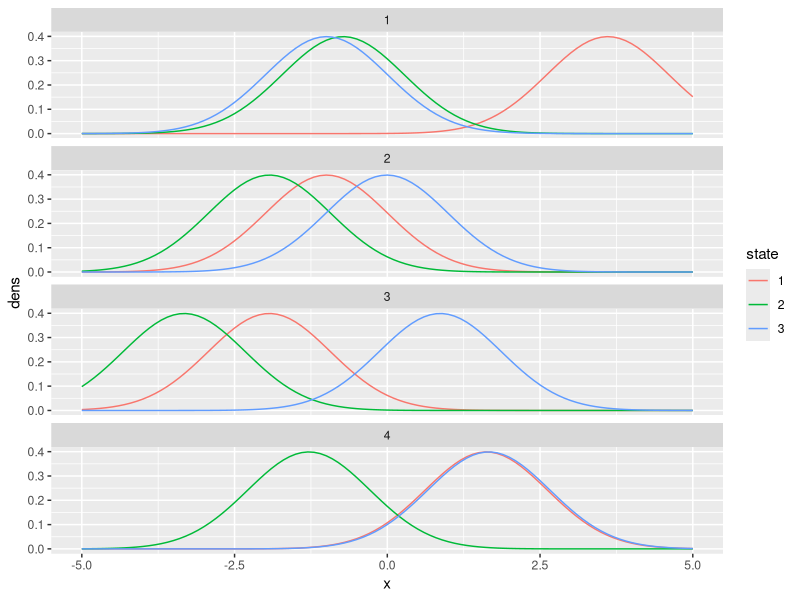
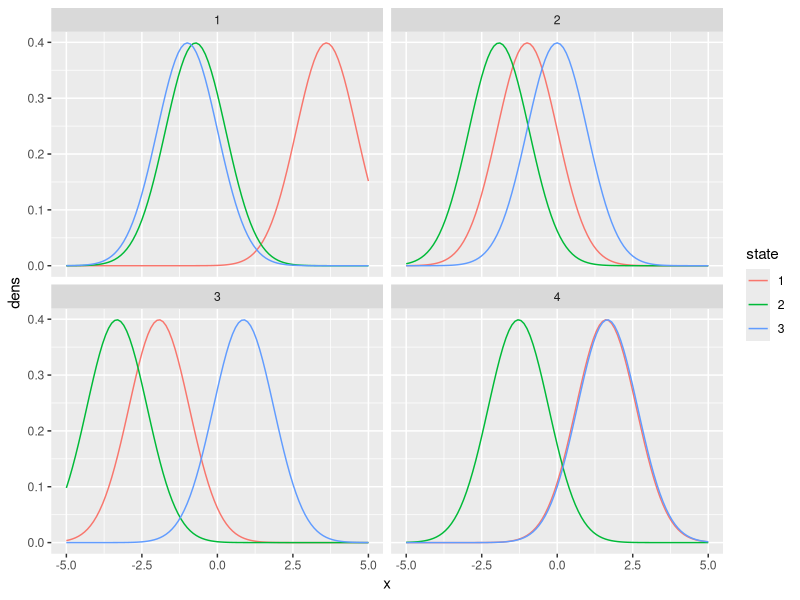
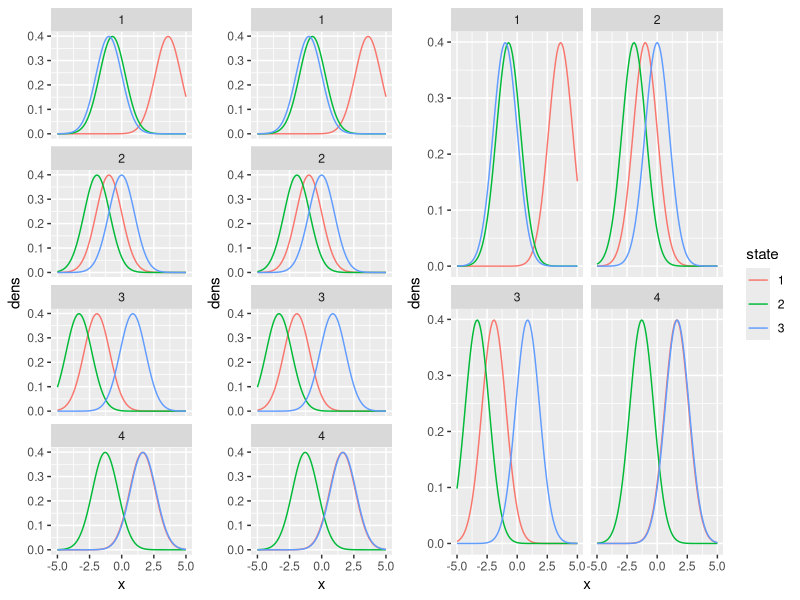
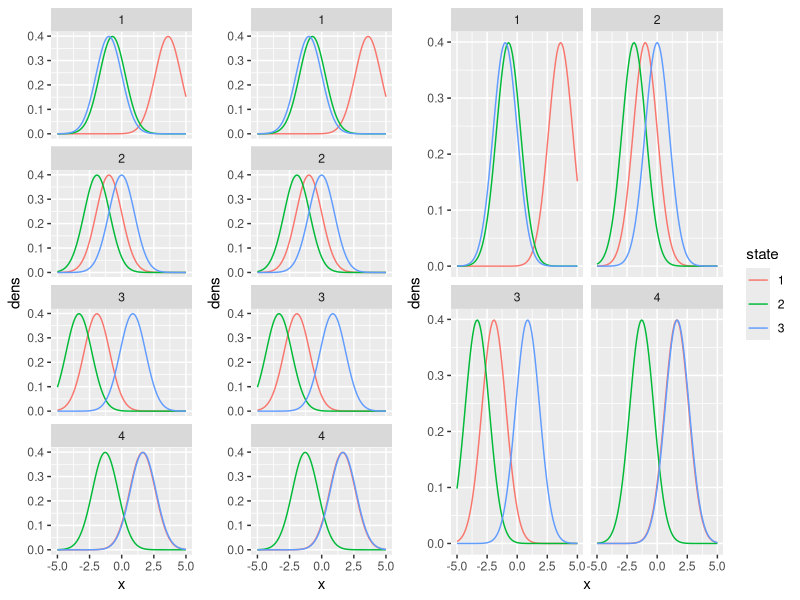
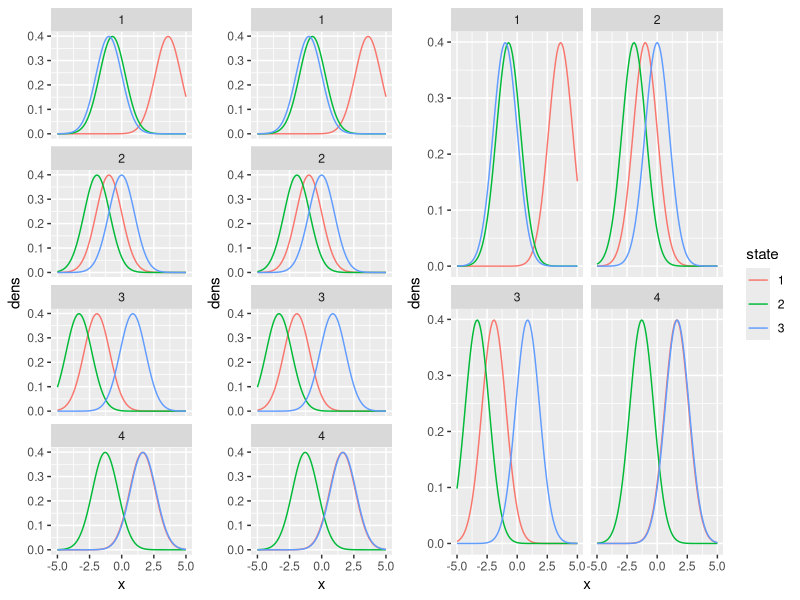

These charts were generated, in order, by the following R code:
n_dep <- 4
m <- 3
KL_div <- 15

makeGGM_KLD <- function(K,
                        p,
                        target_KLD,
                        maxIter=20,
                        init_range = c(-1, 1),
                        sig = 0.25,
                        method = "Nelder-Mead",
                        tol = .001,
                        verbose = FALSE) {
  
  # --- Error Function ---
  
  fn <- function(par, target_KLD, K, p, sig) {
    
    # Create data structure for mixtures
    Sigma <- list()
    for(k in 1:K) Sigma[[k]] <- diag(p)*sig
    
    m_mu <- matrix(par, K, p, byrow=TRUE)
    mu <- list()
    for(k in 1:K) mu[[k]] <- m_mu[k, ]
    
    # Compute all pairwise KLD
    v_KLD <- rep(NA, K*(K-1)/2)
    count <- 1
    for(i in 1:K) {
      for(j in i:K) {
        if(j!=i) {
          v_KLD[count] <-  KLD(mu1 = mu[[i]],
                               mu2 = mu[[j]],
                               sig1 = Sigma[[i]],
                               sig2 = Sigma[[j]])
          count <- count + 1
        }
      }
    }
    
    # Compute Error
    v_error <- (v_KLD - target_KLD)^2
    
    return(sum(v_error))
    
  } # eof
  
  # --- Call Optim ---
  
  conv_err <- 20
  counter <- 1
  while(conv_err > tol) {
    
    n_pars <- K*p # number of mean-parameters
    par <- runif(n_pars, min = init_range[1], max = init_range[2])
    
    out <- optim(par = par,
                 fn = fn,
                 target_KLD = target_KLD,
                 K = K,
                 p = p,
                 sig = sig,
                 method = method)
    
    
    conv_err <- out$value
    if(verbose) print(out$value)
    counter <- counter + 1
    
    if(counter > maxIter) stop(paste0("No convergence after ", maxIter," tries."))
    
  }
  
  # --- Put Parameters in List Structure ---
  
  # Check results:
  m_mu_optim <- matrix(out$par, K, p, byrow=TRUE)
  mu <- list()
  for(k in 1:K) mu[[k]] <- m_mu_optim[k, ]
  Sigma <- list()
  for(k in 1:K) Sigma[[k]] <- diag(p)*sig
  
  outlist <- list("mu" = mu,
                  "Sigma" = Sigma,
                  "fin.error" = out$value,
                  "restarts" = counter)
  
  return(outlist)
  
  
} # eoF

KLD <- function(mu1, mu2, sig1, sig2) {
  
  d <- length(mu1)
  sig1 <- matrix(sig1, d, d)
  sig2 <- matrix(sig2, d, d)
  mu1 <- matrix(mu1, nrow=d)
  mu2 <- matrix(mu2, nrow=d)
  
  kld <- 0.5 * (    log( det(sig2)/det(sig1) )
                    - d
                    + sum(diag(solve(sig2) %*% sig1))
                    + t(mu1 - mu2) %*% solve(sig2) %*% (mu1 - mu2)
  )
  
  as.numeric(kld)
}

means <- makeGGM_KLD(K = m, p = n_dep, target_KLD = KL_div, sig = 1, init_range = c(-5, 5))
means2 <- matrix(unlist(means$mu), ncol = m, nrow = n_dep)
rownames(means2) <- paste0("dep_", 1:n_dep)
colnames(means2) <- paste0("state_", 1:m)

emiss_distr <- rep(list(matrix(, ncol = 2, nrow = m)), n_dep)
for(q in 1:n_dep){
  emiss_distr[[q]][,1] <- means2[q,]
  emiss_distr[[q]][,2] <- 1
}

x <- seq(-5, 5, 0.1)

library(ggplot2)

dens <- data.frame(dep = factor(rep(1:n_dep, each = (length(x) * m))),
                   state = factor(rep(rep(1:m, each = length(x), n_dep))), 
                   x = rep(x, n_dep*m),
                   dens = NA)

for(q in 1:n_dep){
  for (i in 1:m){
    dens$dens[dens$dep == q & dens$state == i] <- dnorm(x, mean = emiss_distr[[q]][i,1], sd = 1)
  }
}

ggplot(data = dens, mapping = aes(x = x, y = dens, grouping = state, col = state)) +
  geom_line() +
  facet_wrap(vars(dep), ncol = 1)


emiss_distr <- list(matrix(c( -2.1, 1,
                              -1.1, 1), nrow = m, byrow = TRUE),
                    matrix(c(3.8, 1,
                             2.1, 1), nrow = m, byrow = TRUE))


plot_ndep2_KL2 <- ggplot(data = dens, mapping = aes(x = x, y = dens, grouping = state, col = state)) +
  geom_line() +
  facet_wrap(vars(dep), ncol = 1) +
  theme(legend.position = "none")

plot_ndep4_KL2 <- ggplot(data = dens, mapping = aes(x = x, y = dens, grouping = state, col = state)) +
  geom_line() +
  facet_wrap(vars(dep), ncol = 1) +
  theme(legend.position = "none")

plot_ndep8_KL2 <- ggplot(data = dens, mapping = aes(x = x, y = dens, grouping = state, col = state)) +
  geom_line() +
  facet_wrap(vars(dep), ncol = 2)

plot_ndep2_KL35 <- ggplot(data = dens, mapping = aes(x = x, y = dens, grouping = state, col = state)) +
  geom_line() +
  facet_wrap(vars(dep), ncol = 1) +
  theme(legend.position = "none")

plot_ndep4_KL35 <- ggplot(data = dens, mapping = aes(x = x, y = dens, grouping = state, col = state)) +
  geom_line() +
  facet_wrap(vars(dep), ncol = 1) +
  theme(legend.position = "none")

plot_ndep8_KL35 <- ggplot(data = dens, mapping = aes(x = x, y = dens, grouping = state, col = state)) +
  geom_line() +
  facet_wrap(vars(dep), ncol = 2)

plot_ndep2_KL5 <- ggplot(data = dens, mapping = aes(x = x, y = dens, grouping = state, col = state)) +
  geom_line() +
  facet_wrap(vars(dep), ncol = 1) +
  theme(legend.position = "none")

plot_ndep4_KL5 <- ggplot(data = dens, mapping = aes(x = x, y = dens, grouping = state, col = state)) +
  geom_line() +
  facet_wrap(vars(dep), ncol = 1) +
  theme(legend.position = "none")

plot_ndep8_KL5 <- ggplot(data = dens, mapping = aes(x = x, y = dens, grouping = state, col = state)) +
  geom_line() +
  facet_wrap(vars(dep), ncol = 2)
plot_ndep8_KL5


library(cowplot)

plot_grid(plot_ndep2_KL2, plot_ndep4_KL2, plot_ndep8_KL2, nrow = 1, rel_widths = c(1, 1, 2))

plot_grid(plot_ndep2_KL35, plot_ndep4_KL35, plot_ndep8_KL35, nrow = 1, rel_widths = c(1, 1, 2))

plot_grid(plot_ndep2_KL5, plot_ndep4_KL5, plot_ndep8_KL5, nrow = 1, rel_widths = c(1, 1, 2))
